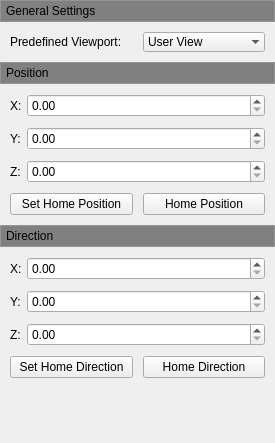
               <widget class="QWidget" name="scrollAreaWidgetContents_7">
                <property name="geometry">
                 <rect>
                  <x>0</x>
                  <y>0</y>
                  <width>275</width>
                  <height>443</height>
                 </rect>
                </property>
                <layout class="QVBoxLayout" name="verticalLayout_20">
                 <property name="spacing">
                  <number>0</number>
                 </property>
                 <property name="leftMargin">
                  <number>0</number>
                 </property>
                 <property name="topMargin">
                  <number>0</number>
                 </property>
                 <property name="rightMargin">
                  <number>0</number>
                 </property>
                 <property name="bottomMargin">
                  <number>0</number>
                 </property>
                 <item>
                  <widget class="QFrame" name="verticalFrame_6">
                   <property name="styleSheet">
                    <string notr="true">background-color:rgb(191,193,194)</string>
                   </property>
                   <property name="frameShape">
                    <enum>QFrame::StyledPanel</enum>
                   </property>
                   <layout class="QVBoxLayout" name="verticalLayout_21">
                    <property name="leftMargin">
                     <number>0</number>
                    </property>
                    <property name="topMargin">
                     <number>0</number>
                    </property>
                    <property name="rightMargin">
                     <number>0</number>
                    </property>
                    <property name="bottomMargin">
                     <number>0</number>
                    </property>
                    <item>
                     <widget class="QPushButton" name="m_pPushButtonCameraGSet">
                      <property name="enabled">
                       <bool>true</bool>
                      </property>
                      <property name="sizePolicy">
                       <sizepolicy hsizetype="Expanding" vsizetype="Fixed">
                        <horstretch>0</horstretch>
                        <verstretch>0</verstretch>
                       </sizepolicy>
                      </property>
                      <property name="minimumSize">
                       <size>
                        <width>0</width>
                        <height>20</height>
                       </size>
                      </property>
                      <property name="maximumSize">
                       <size>
                        <width>16777215</width>
                        <height>20</height>
                       </size>
                      </property>
                      <property name="cursor">
                       <cursorShape>ArrowCursor</cursorShape>
                      </property>
                      <property name="mouseTracking">
                       <bool>true</bool>
                      </property>
                      <property name="focusPolicy">
                       <enum>Qt::NoFocus</enum>
                      </property>
                      <property name="autoFillBackground">
                       <bool>false</bool>
                      </property>
                      <property name="styleSheet">
                       <string notr="true">QPushButton {
    background-color: gray;
	border: 0px;
	border-radius: 0px;
	text-align: left;
	padding-left: 5px;
}
</string>
                      </property>
                      <property name="text">
                       <string>General Settings</string>
                      </property>
                      <property name="iconSize">
                       <size>
                        <width>10</width>
                        <height>10</height>
                       </size>
                      </property>
                      <property name="checkable">
                       <bool>true</bool>
                      </property>
                      <property name="checked">
                       <bool>true</bool>
                      </property>
                      <property name="flat">
                       <bool>true</bool>
                      </property>
                     </widget>
                    </item>
                   </layout>
                  </widget>
                 </item>
                 <item>
                  <widget class="QWidget" name="m_pCameraGSetWidget" native="true">
                   <layout class="QVBoxLayout" name="verticalLayout_13">
                    <property name="leftMargin">
                     <number>10</number>
                    </property>
                    <property name="topMargin">
                     <number>10</number>
                    </property>
                    <property name="rightMargin">
                     <number>10</number>
                    </property>
                    <property name="bottomMargin">
                     <number>10</number>
                    </property>
                    <item>
                     <widget class="QFrame" name="m_pLayoutGS">
                      <layout class="QHBoxLayout" name="horizontalLayout_8">
                       <property name="spacing">
                        <number>10</number>
                       </property>
                       <property name="leftMargin">
                        <number>0</number>
                       </property>
                       <property name="topMargin">
                        <number>0</number>
                       </property>
                       <property name="rightMargin">
                        <number>0</number>
                       </property>
                       <property name="bottomMargin">
                        <number>0</number>
                       </property>
                       <item>
                        <widget class="QLabel" name="label_4">
                         <property name="text">
                          <string>Predefined Viewport:</string>
                         </property>
                        </widget>
                       </item>
                       <item>
                        <widget class="QComboBox" name="m_p_ComboBox_PredefinedViewport">
                         <property name="frame">
                          <bool>false</bool>
                         </property>
                         <item>
                          <property name="text">
                           <string>User View</string>
                          </property>
                         </item>
                         <item>
                          <property name="text">
                           <string>Top-Down</string>
                          </property>
                         </item>
                        </widget>
                       </item>
                      </layout>
                     </widget>
                    </item>
                   </layout>
                  </widget>
                 </item>
                 <item>
                  <widget class="QFrame" name="verticalFrame_7">
                   <property name="styleSheet">
                    <string notr="true">background-color:rgb(191,193,194)</string>
                   </property>
                   <property name="frameShape">
                    <enum>QFrame::StyledPanel</enum>
                   </property>
                   <layout class="QVBoxLayout" name="verticalLayout_22">
                    <property name="leftMargin">
                     <number>0</number>
                    </property>
                    <property name="topMargin">
                     <number>0</number>
                    </property>
                    <property name="rightMargin">
                     <number>0</number>
                    </property>
                    <property name="bottomMargin">
                     <number>0</number>
                    </property>
                    <item>
                     <widget class="QPushButton" name="m_pPushButtonCameraPosition">
                      <property name="enabled">
                       <bool>true</bool>
                      </property>
                      <property name="sizePolicy">
                       <sizepolicy hsizetype="Expanding" vsizetype="Fixed">
                        <horstretch>0</horstretch>
                        <verstretch>0</verstretch>
                       </sizepolicy>
                      </property>
                      <property name="minimumSize">
                       <size>
                        <width>0</width>
                        <height>20</height>
                       </size>
                      </property>
                      <property name="maximumSize">
                       <size>
                        <width>16777215</width>
                        <height>20</height>
                       </size>
                      </property>
                      <property name="focusPolicy">
                       <enum>Qt::NoFocus</enum>
                      </property>
                      <property name="autoFillBackground">
                       <bool>false</bool>
                      </property>
                      <property name="styleSheet">
                       <string notr="true">QPushButton {
    background-color:gray;
	border: 0px;
	border-radius: 0px;
	text-align: left;
	padding-left: 5px;
}
</string>
                      </property>
                      <property name="text">
                       <string>Position</string>
                      </property>
                      <property name="iconSize">
                       <size>
                        <width>10</width>
                        <height>10</height>
                       </size>
                      </property>
                      <property name="checkable">
                       <bool>true</bool>
                      </property>
                      <property name="checked">
                       <bool>true</bool>
                      </property>
                      <property name="flat">
                       <bool>true</bool>
                      </property>
                     </widget>
                    </item>
                   </layout>
                  </widget>
                 </item>
                 <item>
                  <widget class="QWidget" name="m_pCameraPositionWidget" native="true">
                   <layout class="QFormLayout" name="formLayout_13">
                    <property name="fieldGrowthPolicy">
                     <enum>QFormLayout::AllNonFixedFieldsGrow</enum>
                    </property>
                    <property name="horizontalSpacing">
                     <number>5</number>
                    </property>
                    <property name="verticalSpacing">
                     <number>10</number>
                    </property>
                    <property name="leftMargin">
                     <number>10</number>
                    </property>
                    <property name="topMargin">
                     <number>10</number>
                    </property>
                    <property name="rightMargin">
                     <number>10</number>
                    </property>
                    <property name="bottomMargin">
                     <number>10</number>
                    </property>
                    <item row="0" column="0">
                     <widget class="QLabel" name="label_52">
                      <property name="text">
                       <string>X:</string>
                      </property>
                      <property name="buddy">
                       <cstring>m_pCameraGSetWidget</cstring>
                      </property>
                     </widget>
                    </item>
                    <item row="1" column="0">
                     <widget class="QLabel" name="label_53">
                      <property name="text">
                       <string>Y:</string>
                      </property>
                     </widget>
                    </item>
                    <item row="2" column="0">
                     <widget class="QLabel" name="label_54">
                      <property name="text">
                       <string>Z:</string>
                      </property>
                     </widget>
                    </item>
                    <item row="3" column="0" colspan="2">
                     <layout class="QHBoxLayout" name="horizontalLayout_16">
                      <property name="spacing">
                       <number>10</number>
                      </property>
                      <property name="leftMargin">
                       <number>0</number>
                      </property>
                      <property name="rightMargin">
                       <number>0</number>
                      </property>
                      <property name="bottomMargin">
                       <number>0</number>
                      </property>
                      <item>
                       <widget class="QPushButton" name="m_p_PushButton_SetHomePosition">
                        <property name="sizePolicy">
                         <sizepolicy hsizetype="Expanding" vsizetype="Fixed">
                          <horstretch>0</horstretch>
                          <verstretch>0</verstretch>
                         </sizepolicy>
                        </property>
                        <property name="minimumSize">
                         <size>
                          <width>0</width>
                          <height>22</height>
                         </size>
                        </property>
                        <property name="maximumSize">
                         <size>
                          <width>1000</width>
                          <height>21</height>
                         </size>
                        </property>
                        <property name="text">
                         <string>Set Home Position</string>
                        </property>
                       </widget>
                      </item>
                      <item>
                       <widget class="QPushButton" name="m_p_PushButton_HomePosition">
                        <property name="sizePolicy">
                         <sizepolicy hsizetype="Expanding" vsizetype="Fixed">
                          <horstretch>0</horstretch>
                          <verstretch>0</verstretch>
                         </sizepolicy>
                        </property>
                        <property name="minimumSize">
                         <size>
                          <width>0</width>
                          <height>22</height>
                         </size>
                        </property>
                        <property name="maximumSize">
                         <size>
                          <width>1000</width>
                          <height>21</height>
                         </size>
                        </property>
                        <property name="text">
                         <string>Home Position</string>
                        </property>
                       </widget>
                      </item>
                     </layout>
                    </item>
                    <item row="0" column="1">
                     <widget class="QDoubleSpinBox" name="m_p_DoubleSpinBox_CameraPositionX"/>
                    </item>
                    <item row="1" column="1">
                     <widget class="QDoubleSpinBox" name="m_p_DoubleSpinBox_CameraPositionY"/>
                    </item>
                    <item row="2" column="1">
                     <widget class="QDoubleSpinBox" name="m_p_DoubleSpinBox_CameraPositionZ"/>
                    </item>
                   </layout>
                  </widget>
                 </item>
                 <item>
                  <widget class="QFrame" name="verticalFrame_8">
                   <property name="styleSheet">
                    <string notr="true">background-color:rgb(191,193,194)</string>
                   </property>
                   <property name="frameShape">
                    <enum>QFrame::StyledPanel</enum>
                   </property>
                   <layout class="QVBoxLayout" name="verticalLayout_23">
                    <property name="leftMargin">
                     <number>0</number>
                    </property>
                    <property name="topMargin">
                     <number>0</number>
                    </property>
                    <property name="rightMargin">
                     <number>0</number>
                    </property>
                    <property name="bottomMargin">
                     <number>0</number>
                    </property>
                    <item>
                     <widget class="QPushButton" name="m_pPushButtonCameraDirection">
                      <property name="enabled">
                       <bool>true</bool>
                      </property>
                      <property name="sizePolicy">
                       <sizepolicy hsizetype="Expanding" vsizetype="Fixed">
                        <horstretch>0</horstretch>
                        <verstretch>0</verstretch>
                       </sizepolicy>
                      </property>
                      <property name="minimumSize">
                       <size>
                        <width>0</width>
                        <height>20</height>
                       </size>
                      </property>
                      <property name="maximumSize">
                       <size>
                        <width>16777215</width>
                        <height>20</height>
                       </size>
                      </property>
                      <property name="focusPolicy">
                       <enum>Qt::NoFocus</enum>
                      </property>
                      <property name="autoFillBackground">
                       <bool>false</bool>
                      </property>
                      <property name="styleSheet">
                       <string notr="true">QPushButton {
    background-color: gray;
	border: 0px;
	border-radius: 0px;
	text-align: left;
	padding-left: 5px;
}
</string>
                      </property>
                      <property name="text">
                       <string>Direction</string>
                      </property>
                      <property name="iconSize">
                       <size>
                        <width>10</width>
                        <height>10</height>
                       </size>
                      </property>
                      <property name="checkable">
                       <bool>true</bool>
                      </property>
                      <property name="checked">
                       <bool>true</bool>
                      </property>
                      <property name="autoExclusive">
                       <bool>true</bool>
                      </property>
                      <property name="flat">
                       <bool>true</bool>
                      </property>
                     </widget>
                    </item>
                   </layout>
                  </widget>
                 </item>
                 <item>
                  <widget class="QWidget" name="m_pCameraDirectionWidget" native="true">
                   <layout class="QFormLayout" name="formLayout_14">
                    <property name="fieldGrowthPolicy">
                     <enum>QFormLayout::AllNonFixedFieldsGrow</enum>
                    </property>
                    <property name="horizontalSpacing">
                     <number>5</number>
                    </property>
                    <property name="verticalSpacing">
                     <number>10</number>
                    </property>
                    <property name="leftMargin">
                     <number>10</number>
                    </property>
                    <property name="topMargin">
                     <number>10</number>
                    </property>
                    <property name="rightMargin">
                     <number>10</number>
                    </property>
                    <property name="bottomMargin">
                     <number>10</number>
                    </property>
                    <item row="0" column="0">
                     <widget class="QLabel" name="m_p_Label_DirectionX">
                      <property name="text">
                       <string>X:</string>
                      </property>
                     </widget>
                    </item>
                    <item row="1" column="0">
                     <widget class="QLabel" name="label_56">
                      <property name="text">
                       <string>Y:</string>
                      </property>
                     </widget>
                    </item>
                    <item row="2" column="0">
                     <widget class="QLabel" name="label_57">
                      <property name="text">
                       <string>Z:</string>
                      </property>
                     </widget>
                    </item>
                    <item row="3" column="0" colspan="2">
                     <layout class="QHBoxLayout" name="horizontalLayout_15">
                      <property name="spacing">
                       <number>10</number>
                      </property>
                      <item>
                       <widget class="QPushButton" name="m_p_PushButton_SetHomeDirection">
                        <property name="sizePolicy">
                         <sizepolicy hsizetype="Expanding" vsizetype="Fixed">
                          <horstretch>0</horstretch>
                          <verstretch>0</verstretch>
                         </sizepolicy>
                        </property>
                        <property name="minimumSize">
                         <size>
                          <width>0</width>
                          <height>22</height>
                         </size>
                        </property>
                        <property name="maximumSize">
                         <size>
                          <width>200</width>
                          <height>21</height>
                         </size>
                        </property>
                        <property name="text">
                         <string>Set Home Direction</string>
                        </property>
                       </widget>
                      </item>
                      <item>
                       <widget class="QPushButton" name="m_p_PushButton_HomeDirection">
                        <property name="sizePolicy">
                         <sizepolicy hsizetype="Expanding" vsizetype="Fixed">
                          <horstretch>0</horstretch>
                          <verstretch>0</verstretch>
                         </sizepolicy>
                        </property>
                        <property name="minimumSize">
                         <size>
                          <width>0</width>
                          <height>22</height>
                         </size>
                        </property>
                        <property name="maximumSize">
                         <size>
                          <width>200</width>
                          <height>21</height>
                         </size>
                        </property>
                        <property name="text">
                         <string>Home Direction</string>
                        </property>
                       </widget>
                      </item>
                     </layout>
                    </item>
                    <item row="0" column="1">
                     <widget class="QDoubleSpinBox" name="m_p_DoubleSpinBox_CameraDirectionX"/>
                    </item>
                    <item row="1" column="1">
                     <widget class="QDoubleSpinBox" name="m_p_DoubleSpinBox_CameraDirectionY"/>
                    </item>
                    <item row="2" column="1">
                     <widget class="QDoubleSpinBox" name="m_p_DoubleSpinBox_CameraDirectionZ"/>
                    </item>
                   </layout>
                  </widget>
                 </item>
                 <item>
                  <spacer name="verticalSpacer_7">
                   <property name="orientation">
                    <enum>Qt::Vertical</enum>
                   </property>
                   <property name="sizeHint" stdset="0">
                    <size>
                     <width>20</width>
                     <height>40</height>
                    </size>
                   </property>
                  </spacer>
                 </item>
                </layout>
               </widget>
